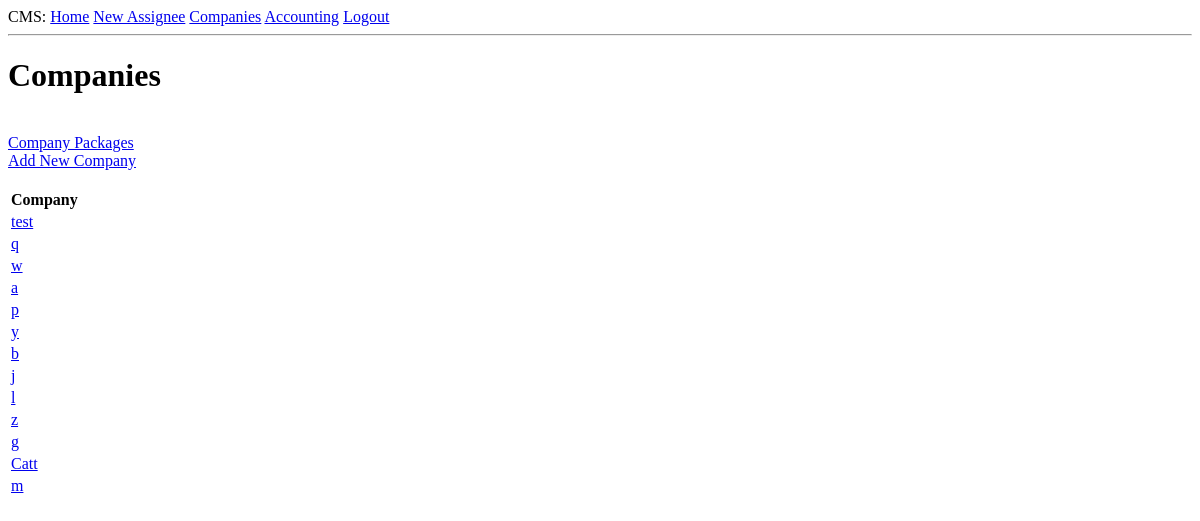
Page /companies (signed in) on the earlier database version.
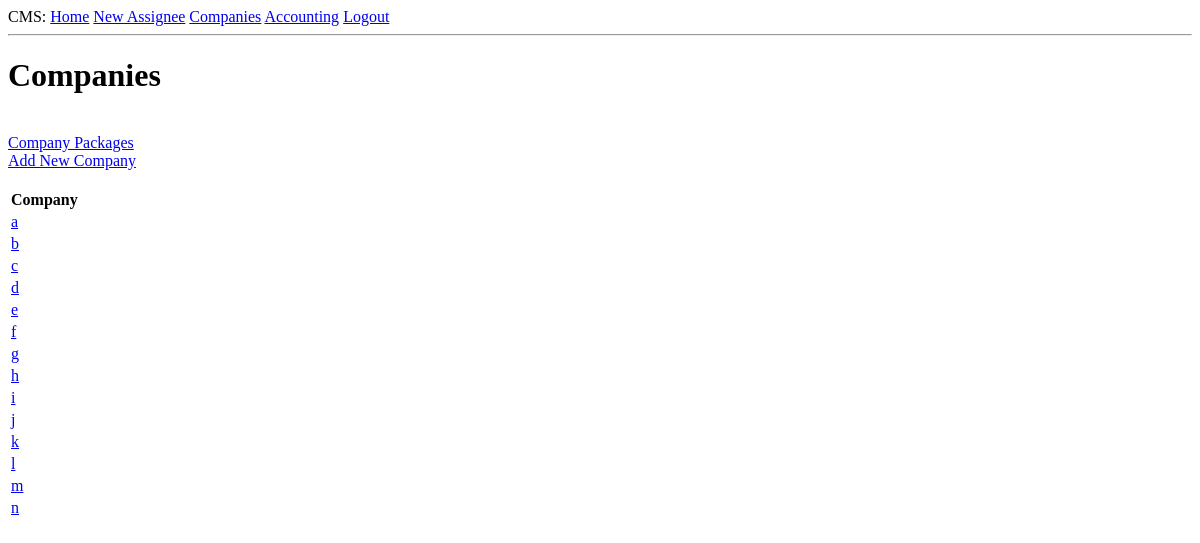
Same page on the later database version.
### app/models.py (models this page shows, shortened)
class Company(db.Model):
    id: so.Mapped[int] = so.mapped_column(primary_key=True)
    name: so.Mapped[str] = so.mapped_column(sa.String(100), index=True, unique=True)
    contact: so.Mapped[str] = so.mapped_column(sa.String(256))
    notes: so.Mapped[Optional[str]] = so.mapped_column(sa.String(1064))
    assignees: so.Mapped[List["Assignee"]] = so.relationship(back_populates="company", cascade="all, delete-orphan")
    company_packages: so.Mapped[List["CompanyPackage"]] = so.relationship(back_populates="company")

### app/routes.py (the view)
@app.route("/companies", methods=["GET"])
@login_required
def companies():
    companies = Company.query.all()
    '''[
        {"name":"Facebook"},
        {"name": "Apple"},
        {"name": "Amazon"},
        {"name": "Netflix"},
        {"name": "Google"}
    ]'''
    return render_template("companies.html", companies=companies)

### app/models.py (called while the page is built)
@login.user_loader
def load_user(id):
    return db.session.get(User, int(id))

### app/templates/companies.html
{% extends "base.html" %}
{% block content %}
<h1>Companies</h1><br>
<a href="{{url_for('view_company_packages')}} ">Company Packages</a><br>
<a href="{{url_for('add_company')}} ">Add New Company</a><br><br>
    <table>
        <tr>
            <th>Company</th>
        </tr>
        {% for company in companies %}
            <tr>
                <td><a href="{{url_for('view_company', company_name=company.name)}}">{{ company.name }}</a> </td>
            </tr>
        {% endfor %}
    </table>
{% endblock %}

### app/templates/base.html (shortened to what this page needs)
<!doctype html>
<html>
    <head>
    </head>
    <body>
        <div>CMS:
            <a href=" {{ url_for('index') }} ">Home</a>
            {% if current_user.is_anonymous %}
                <a href=" {{ url_for('login') }} ">Login</a>
            {% else %}
                <a href=" {{ url_for('new_assignee') }} ">New Assignee</a>
                <a href=" {{ url_for('companies') }} ">Companies</a>
                <a href=" {{ url_for('accounting') }} ">Accounting</a>
                <a href=" {{ url_for('logout') }} ">Logout</a>
            {% endif %}
        </div>
        <hr>
        {% block content %}{% endblock %}
    </body>
</html>

Differences in the rows shown:
changed Company (number 1 of 14 on the later page): name "test" → "a"
changed Company (number 2 of 14 on the later page): name "q" → "b"
changed Company (number 3 of 14 on the later page): name "w" → "c"
changed Company (number 4 of 14 on the later page): name "a" → "d"
changed Company (number 5 of 14 on the later page): name "p" → "e"
changed Company (number 6 of 14 on the later page): name "y" → "f"
changed Company (number 7 of 14 on the later page): name "b" → "g"
changed Company (number 8 of 14 on the later page): name "j" → "h"
changed Company (number 9 of 14 on the later page): name "l" → "i"
changed Company (number 10 of 14 on the later page): name "z" → "j"
changed Company (number 11 of 14 on the later page): name "g" → "k"
changed Company (number 12 of 14 on the later page): name "Catt" → "l"
added Company: name "n"
